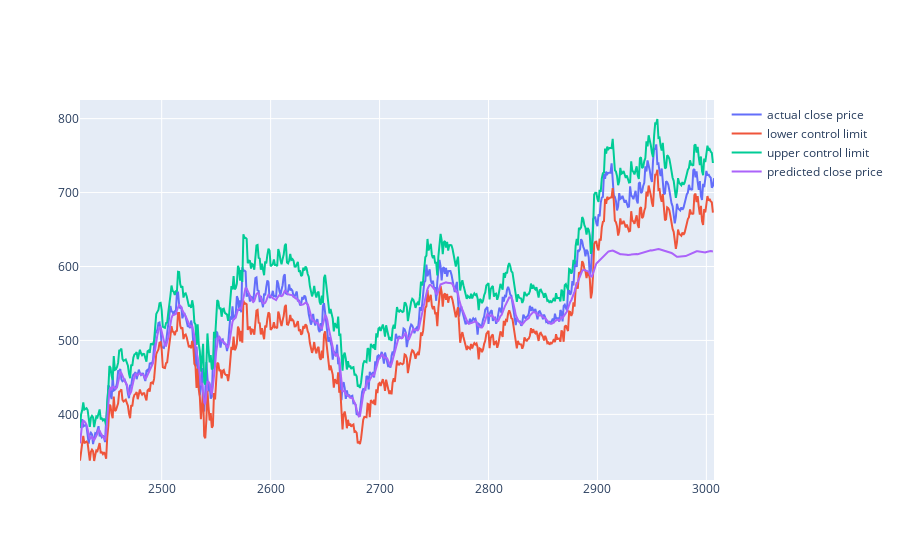

The cell this chart's notebook holds for it:
### Code cell
fig = go.Figure()
fig.add_trace(go.Scatter(x=data.index[-actual_test_len:], y=y_test[:,0], mode='lines', name='actual close price'))
fig.add_trace(go.Scatter(x=df.index[-actual_test_len:], y=df['lcl'][-actual_test_len:], mode='lines', name='lower control limit'))
fig.add_trace(go.Scatter(x=df.index[-actual_test_len:], y=df['ucl'][-actual_test_len:], mode='lines', name='upper control limit'))
fig.add_trace(go.Scatter(x=df.index[-actual_test_len:], y= y_test_pred[:,0], mode='lines', name='predicted close price'))

### Figure 1 — Plotly figure (JSON) as saved in the notebook; plotly's stock layout.template omitted (floating-point values rounded to 4 significant figures; data arrays with more than 128 entries replaced by an {"elided": "..."} marker saying what was removed)
{"data": [{"mode": "lines", "name": "actual close price", "type": "scatter", "x": {"elided": "582 int values"}, "y": {"elided": "582 float values"}}, {"mode": "lines", "name": "lower control limit", "type": "scatter", "x": {"elided": "582 int values"}, "y": {"elided": "582 float values"}}, {"mode": "lines", "name": "upper control limit", "type": "scatter", "x": {"elided": "582 int values"}, "y": {"elided": "582 float values"}}, {"mode": "lines", "name": "predicted close price", "type": "scatter", "x": {"elided": "582 int values"}, "y": {"elided": "582 float values"}}], "layout": {}}
